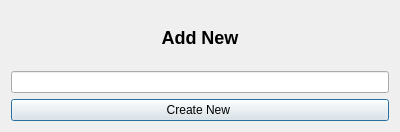
<?xml version="1.0" encoding="UTF-8"?>
<ui version="4.0">
 <class>AddItemWindow</class>
 <widget class="QDialog" name="AddItemWindow">
  <property name="geometry">
   <rect>
    <x>0</x>
    <y>0</y>
    <width>400</width>
    <height>132</height>
   </rect>
  </property>
  <property name="windowTitle">
   <string>Dialog</string>
  </property>
  <layout class="QVBoxLayout" name="verticalLayout">
   <item>
    <widget class="QLabel" name="titleLabel">
     <property name="text">
      <string>&lt;h2&gt;Add New&lt;/h2&gt;</string>
     </property>
     <property name="alignment">
      <set>Qt::AlignCenter</set>
     </property>
    </widget>
   </item>
   <item>
    <widget class="QLineEdit" name="nameInput"/>
   </item>
   <item>
    <widget class="QPushButton" name="createBtn">
     <property name="text">
      <string>Create New </string>
     </property>
    </widget>
   </item>
  </layout>
 </widget>
 <resources/>
 <connections/>
</ui>
